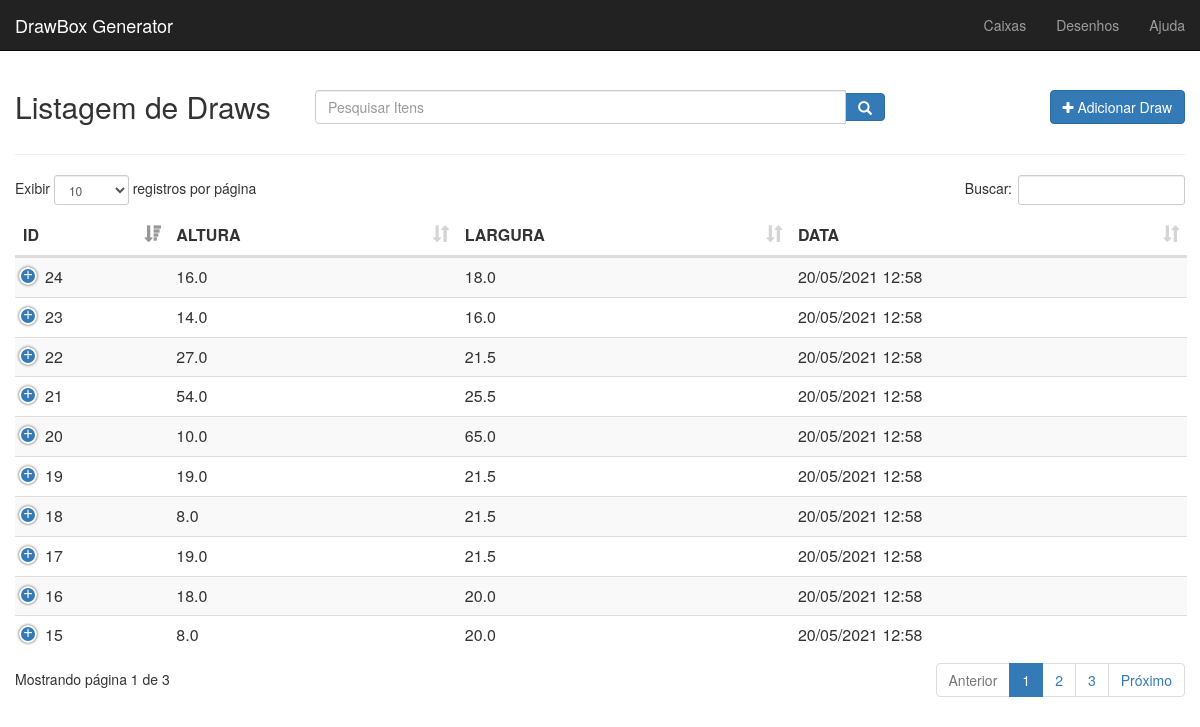
Screenshot of /draw/ (signed in) with the database file from the repository.
### app/models.py (models this page shows, shortened)
class TimeStamped(models.Model):
    class Meta:
        abstract = True
    created_at = models.DateTimeField(auto_now_add=True)
    published_at = models.DateTimeField(auto_now=True)

class Draw(TimeStamped):
    altura = models.FloatField(blank=True, null=True, default=5.0)
    largura = models.FloatField(blank=True, null=True, default=15.0)

### app/views/draw.py (the view)
class List(LoginRequiredMixin, DrawMixin, ListView):
    login_url = '/admin/login/'
    queryset = Draw.objects.all()
    template_name = 'draw/list.html'
    model = Draw
    context_object_name = 'draws'
    ordering = '-created_at'
    def get_queryset(self):
        return Draw.objects.all()
    def get_context_data(self, **kwargs):
        context = super(List, self).get_context_data(**kwargs)
        context['detail_url_name'] = DRAW_DETAIL_URL_NAME
        context['delete_url_name'] = DRAW_DELETE_URL_NAME
        if self.request.user.has_perm("app.add_draw"):
            context['create_object_reversed_url'] = reverse_lazy(
                DRAW_CREATE_URL_NAME
            )
        return context

### app/mixins.py (called while the page is built)
    def get_context_data(self, **kwargs):
        context = super(DrawMixin, self).get_context_data(**kwargs)
        if self.model:
            context['model_name'] = self.model._meta.verbose_name.title()
            context['model_name_plural'] = self.model._meta.verbose_name_plural.title()
        return context

### app/templates/draw/list.html (shortened to what this page needs)
﻿{% extends 'base.html' %}
{% load static %}
{% load form_utils %}
{% block content %}
    <div id="top" class="row">
        <div class="col-sm-3">
            <h2> Listagem de {{ model_name_plural }}</h2>
        </div>
        <div class="col-sm-6">
            <div class="input-group h2">
                <input name="data[search]" class="form-control" id="search" type="text" placeholder="Pesquisar Itens">
                <span class="input-group-btn">
					<button class="btn btn-primary" type="submit">
						<span class="glyphicon glyphicon-search"></span>
					</button>
				</span>
            </div>
        </div>
        <div class="col-sm-3">
            <a href="{{ create_object_reversed_url }}" class="btn btn-primary pull-right h2"><i
                    class="fa fa-plus"></i> Adicionar {{ model_name }}
            </a>
        </div>
    </div>
    <hr/>
    <div id="list" class="row">
        <div class="table-responsive col-md-12">
            <table id="table" class="table table-striped" cellspacing="0" cellpadding="0">
                <thead>
                <tr>
                    <th>ID</th>
                    <th>ALTURA</th>
                    <th>LARGURA</th>
                    <th>DATA</th>
                </tr>
                </thead>
                <tbody>
                {% for draw in draws %}
                    <tr>
                        <td>{{ draw.id }}</td>
                        <td>{{ draw.altura }}</td>
                        <td>{{ draw.largura }}</td>
                        <td> {{ draw.created_at|date:"d/m/Y G:i" }}</td>
                    </tr>
                {% endfor %}
                </tbody>
            </table>
        </div>
    </div>
{% endblock %}

### app/templates/base.html (shortened to what this page needs)
﻿{% load static %}
<!DOCTYPE html>
<html lang="pt-br">
<head>
    <link href="{% static 'default/css/bootstrap.min.css' %}" rel="stylesheet">
    <link href="{% static 'default/css/style.css' %}" rel="stylesheet">
    <link rel="stylesheet" href="//cdnjs.cloudflare.com/ajax/libs/font-awesome/4.5.0/css/font-awesome.min.css">
    <link rel="stylesheet" href="{% static 'default/css/sweetalert.min.css' %}">
    <link rel="stylesheet" type="text/css"
          href="{% static 'default/css/datatables.min.css' %}"/>
</head>
<body>
<nav class="navbar navbar-inverse navbar-fixed-top">
    <div class="container-fluid">
        <div class="navbar-header">
            <a class="navbar-brand" href="#">DrawBox Generator</a>
        </div>
        <div id="navbar" class="navbar-collapse collapse">
            <ul class="nav navbar-nav navbar-right">
                <li><a href="{% url 'BOX_list' %}">Caixas</a></li>
                <li><a href="{% url 'DRAW_list' %}">Desenhos</a></li>
                <li><a href="#">Ajuda</a></li>
            </ul>
        </div>
    </div>
</nav>
<div id="main" class="container-fluid" style="margin-top: 50px">
    {% block content %}{% endblock %}
</div>
</body>
</html>

### static/default/css/style.css (style rules this page uses)
#main { margin-top: 50px; }

### rows the page displays
Draw: id "15", altura "8.0", largura "20.0", created_at "20/05/2021 12:58"
Draw: id "16", altura "18.0", largura "20.0", created_at "20/05/2021 12:58"
Draw: id "17", altura "19.0", largura "21.5", created_at "20/05/2021 12:58"
Draw: id "18", altura "8.0", largura "21.5", created_at "20/05/2021 12:58"
Draw: id "19", altura "19.0", largura "21.5", created_at "20/05/2021 12:58"
Draw: id "20", altura "10.0", largura "65.0", created_at "20/05/2021 12:58"
Draw: id "21", altura "54.0", largura "25.5", created_at "20/05/2021 12:58"
Draw: id "22", altura "27.0", largura "21.5", created_at "20/05/2021 12:58"
Draw: id "23", altura "14.0", largura "16.0", created_at "20/05/2021 12:58"
Draw: id "24", altura "16.0", largura "18.0", created_at "20/05/2021 12:58"

### other values shown
{{ model_name_plural }} "Draws"
{{ model_name }} "Draw"
